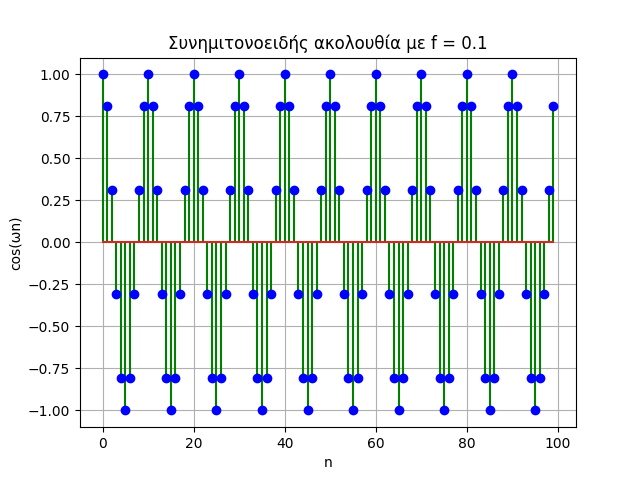

This figure's Python source:
import numpy as np                         # Εισαγωγή της βιβλιοθήκης NumPy για αριθμητικούς υπολογισμούς
import matplotlib.pyplot as plt            # Εισαγωγή της βιβλιοθήκης matplotlib για δημιουργία γραφημάτων

# Συνάρτηση για δημιουργία συνημιτονοειδούς ακολουθίας
def cos_akolouthia(N, f):
    w = 2 * np.pi * f                      # Υπολογισμός γωνιακής συχνότητας
    n = np.arange(N)                       # Δημιουργία χρονικών δεικτών από 0 έως N-1
    y = np.cos(w * n)                      # Υπολογισμός των τιμών της συνημιτονοειδούς ακολουθίας

    # Σχεδίαση γραφήματος
    markerline, stemlines, baseline = plt.stem(n, y)  # Σχεδίαση διακριτού γραφήματος (stem)
    plt.setp(markerline, color="blue")                # Ορισμός χρώματος για τα σημεία
    plt.setp(stemlines, color="green")                # Ορισμός χρώματος για τις γραμμές
    plt.title(f"Συνημιτονοειδής ακολουθία με f = {f}") # Τίτλος γραφήματος
    plt.xlabel("n")                                   # Ετικέτα άξονα x
    plt.ylabel("cos(ωn)")                             # Ετικέτα άξονα y
    plt.grid(True)                                    # Ενεργοποίηση πλέγματος
    plt.show()                                        # Εμφάνιση του γραφήματος

# Παράδειγμα χρήσης της συνάρτησης
cos_akolouthia(100, 0.1)
